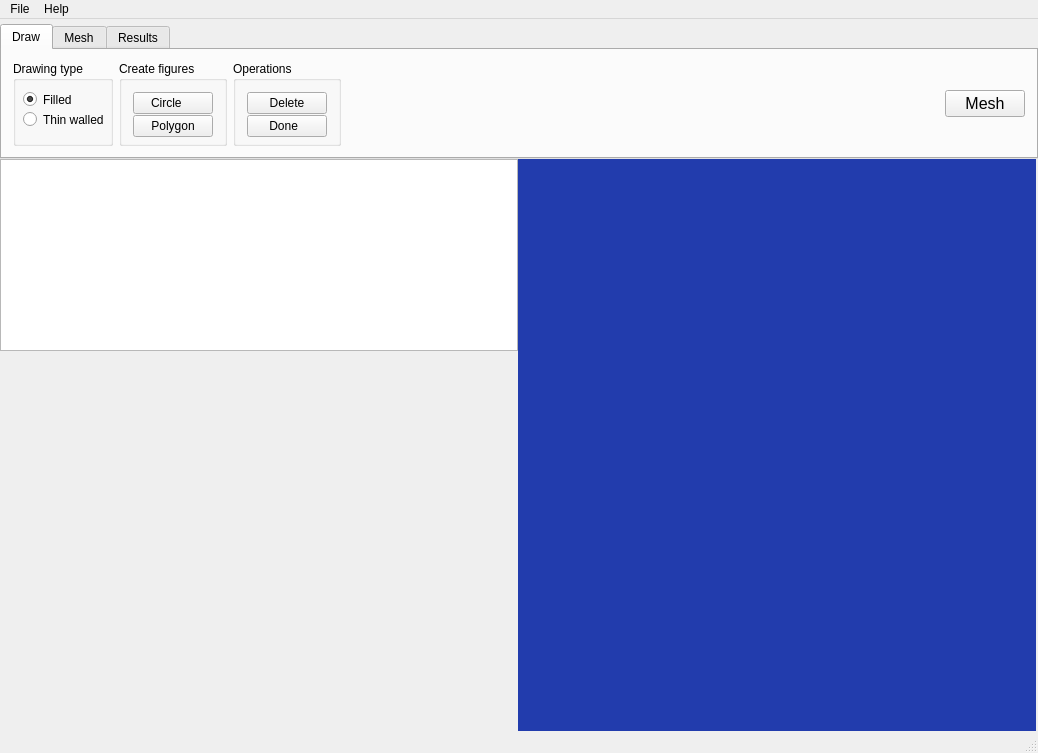
<?xml version="1.0" encoding="UTF-8"?>
<ui version="4.0">
 <class>MainWindowClass</class>
 <widget class="QMainWindow" name="MainWindowClass">
  <property name="geometry">
   <rect>
    <x>0</x>
    <y>0</y>
    <width>1038</width>
    <height>753</height>
   </rect>
  </property>
  <property name="windowTitle">
   <string>Composite Crossection Calculation</string>
  </property>
  <property name="autoFillBackground">
   <bool>false</bool>
  </property>
  <widget class="QWidget" name="centralWidget">
   <layout class="QGridLayout" name="gridLayout">
    <property name="leftMargin">
     <number>0</number>
    </property>
    <property name="topMargin">
     <number>5</number>
    </property>
    <property name="rightMargin">
     <number>0</number>
    </property>
    <property name="bottomMargin">
     <number>0</number>
    </property>
    <property name="spacing">
     <number>0</number>
    </property>
    <item row="0" column="0">
     <layout class="QVBoxLayout" name="verticalLayout">
      <property name="spacing">
       <number>0</number>
      </property>
      <item>
       <widget class="QTabWidget" name="tabWidget">
        <property name="sizePolicy">
         <sizepolicy hsizetype="Expanding" vsizetype="Expanding">
          <horstretch>0</horstretch>
          <verstretch>0</verstretch>
         </sizepolicy>
        </property>
        <property name="maximumSize">
         <size>
          <width>16777215</width>
          <height>135</height>
         </size>
        </property>
        <property name="tabShape">
         <enum>QTabWidget::Rounded</enum>
        </property>
        <property name="currentIndex">
         <number>0</number>
        </property>
        <property name="elideMode">
         <enum>Qt::ElideLeft</enum>
        </property>
        <property name="documentMode">
         <bool>false</bool>
        </property>
        <property name="tabsClosable">
         <bool>false</bool>
        </property>
        <property name="movable">
         <bool>false</bool>
        </property>
        <widget class="QWidget" name="drawTab">
         <property name="maximumSize">
          <size>
           <width>16777215</width>
           <height>16777215</height>
          </size>
         </property>
         <property name="autoFillBackground">
          <bool>false</bool>
         </property>
         <attribute name="icon">
          <iconset resource="mainwindow.qrc">
           <normaloff>:/menu_tabs/images/pencil.png</normaloff>:/menu_tabs/images/pencil.png</iconset>
         </attribute>
         <attribute name="title">
          <string>Draw</string>
         </attribute>
         <layout class="QHBoxLayout" name="horizontalLayout_4">
          <item>
           <widget class="QGroupBox" name="groupBox_7">
            <property name="minimumSize">
             <size>
              <width>100</width>
              <height>0</height>
             </size>
            </property>
            <property name="title">
             <string>Drawing type</string>
            </property>
            <widget class="QRadioButton" name="Thin">
             <property name="geometry">
              <rect>
               <x>10</x>
               <y>50</y>
               <width>82</width>
               <height>17</height>
              </rect>
             </property>
             <property name="text">
              <string>Thin walled</string>
             </property>
             <property name="checked">
              <bool>false</bool>
             </property>
             <attribute name="buttonGroup">
              <string notr="true">drawingTypeButtonGroup</string>
             </attribute>
            </widget>
            <widget class="QRadioButton" name="Filled">
             <property name="geometry">
              <rect>
               <x>10</x>
               <y>30</y>
               <width>61</width>
               <height>17</height>
              </rect>
             </property>
             <property name="text">
              <string>Filled</string>
             </property>
             <property name="checked">
              <bool>true</bool>
             </property>
             <attribute name="buttonGroup">
              <string notr="true">drawingTypeButtonGroup</string>
             </attribute>
            </widget>
           </widget>
          </item>
          <item>
           <widget class="QGroupBox" name="groupBox_2">
            <property name="minimumSize">
             <size>
              <width>100</width>
              <height>0</height>
             </size>
            </property>
            <property name="title">
             <string>Create figures</string>
            </property>
            <layout class="QVBoxLayout" name="verticalLayout_2">
             <item>
              <widget class="QPushButton" name="Circle">
               <property name="minimumSize">
                <size>
                 <width>0</width>
                 <height>22</height>
                </size>
               </property>
               <property name="autoFillBackground">
                <bool>false</bool>
               </property>
               <property name="text">
                <string>Circle    </string>
               </property>
               <property name="icon">
                <iconset resource="mainwindow.qrc">
                 <normaloff>:/menu_draw/images/circle-m.png</normaloff>:/menu_draw/images/circle-m.png</iconset>
               </property>
               <property name="checkable">
                <bool>false</bool>
               </property>
              </widget>
             </item>
             <item>
              <widget class="QPushButton" name="Polygon">
               <property name="sizePolicy">
                <sizepolicy hsizetype="Minimum" vsizetype="Minimum">
                 <horstretch>0</horstretch>
                 <verstretch>0</verstretch>
                </sizepolicy>
               </property>
               <property name="minimumSize">
                <size>
                 <width>0</width>
                 <height>22</height>
                </size>
               </property>
               <property name="text">
                <string>Polygon</string>
               </property>
               <property name="icon">
                <iconset resource="mainwindow.qrc">
                 <normaloff>:/menu_draw/images/polygon-m.png</normaloff>:/menu_draw/images/polygon-m.png</iconset>
               </property>
              </widget>
             </item>
            </layout>
           </widget>
          </item>
          <item>
           <widget class="QGroupBox" name="groupBox">
            <property name="minimumSize">
             <size>
              <width>100</width>
              <height>0</height>
             </size>
            </property>
            <property name="title">
             <string>Operations</string>
            </property>
            <layout class="QVBoxLayout" name="verticalLayout_4">
             <item>
              <widget class="QPushButton" name="Delete">
               <property name="minimumSize">
                <size>
                 <width>0</width>
                 <height>22</height>
                </size>
               </property>
               <property name="text">
                <string>Delete</string>
               </property>
               <property name="icon">
                <iconset resource="mainwindow.qrc">
                 <normaloff>:/menu_draw/images/delete.png</normaloff>:/menu_draw/images/delete.png</iconset>
               </property>
              </widget>
             </item>
             <item>
              <widget class="QPushButton" name="pushButton">
               <property name="minimumSize">
                <size>
                 <width>0</width>
                 <height>22</height>
                </size>
               </property>
               <property name="text">
                <string>Done  </string>
               </property>
               <property name="icon">
                <iconset resource="mainwindow.qrc">
                 <normaloff>:/menu_draw/images/accept.png</normaloff>:/menu_draw/images/accept.png</iconset>
               </property>
              </widget>
             </item>
            </layout>
           </widget>
          </item>
          <item>
           <spacer name="horizontalSpacer_2">
            <property name="orientation">
             <enum>Qt::Horizontal</enum>
            </property>
            <property name="sizeHint" stdset="0">
             <size>
              <width>40</width>
              <height>20</height>
             </size>
            </property>
           </spacer>
          </item>
          <item>
           <widget class="QPushButton" name="nextModeMesh">
            <property name="font">
             <font>
              <pointsize>12</pointsize>
             </font>
            </property>
            <property name="text">
             <string>Mesh</string>
            </property>
            <property name="icon">
             <iconset resource="mainwindow.qrc">
              <normaloff>:/menu_draw/images/next-m.png</normaloff>:/menu_draw/images/next-m.png</iconset>
            </property>
            <property name="iconSize">
             <size>
              <width>78</width>
              <height>128</height>
             </size>
            </property>
            <property name="autoDefault">
             <bool>false</bool>
            </property>
            <property name="default">
             <bool>false</bool>
            </property>
            <property name="flat">
             <bool>false</bool>
            </property>
           </widget>
          </item>
         </layout>
        </widget>
        <widget class="QWidget" name="meshTab">
         <attribute name="icon">
          <iconset resource="mainwindow.qrc">
           <normaloff>:/menu_tabs/images/mesh-m.png</normaloff>:/menu_tabs/images/mesh-m.png</iconset>
         </attribute>
         <attribute name="title">
          <string>Mesh</string>
         </attribute>
         <layout class="QHBoxLayout" name="horizontalLayout_3">
          <item>
           <widget class="QGroupBox" name="groupBox_5">
            <property name="maximumSize">
             <size>
              <width>220</width>
              <height>16777215</height>
             </size>
            </property>
            <property name="title">
             <string>Element Size</string>
            </property>
            <layout class="QGridLayout" name="gridLayout_2">
             <item row="2" column="0">
              <widget class="QLabel" name="label_2">
               <property name="text">
                <string>Maximum</string>
               </property>
              </widget>
             </item>
             <item row="2" column="2">
              <widget class="QPushButton" name="defaultMeshOpts">
               <property name="text">
                <string>Default</string>
               </property>
              </widget>
             </item>
             <item row="2" column="1">
              <widget class="QLineEdit" name="maxElementSize">
               <property name="text">
                <string>1e+22</string>
               </property>
              </widget>
             </item>
             <item row="1" column="0">
              <widget class="QLabel" name="label">
               <property name="text">
                <string>Minimum</string>
               </property>
              </widget>
             </item>
             <item row="1" column="1">
              <widget class="QLineEdit" name="minElementSize">
               <property name="text">
                <string>0</string>
               </property>
              </widget>
             </item>
            </layout>
           </widget>
          </item>
          <item>
           <widget class="QGroupBox" name="groupBox_6">
            <property name="minimumSize">
             <size>
              <width>200</width>
              <height>0</height>
             </size>
            </property>
            <property name="maximumSize">
             <size>
              <width>250</width>
              <height>16777215</height>
             </size>
            </property>
            <property name="title">
             <string>Custom Arguments</string>
            </property>
            <layout class="QHBoxLayout" name="horizontalLayout">
             <item>
              <widget class="QLineEdit" name="customArgs">
               <property name="minimumSize">
                <size>
                 <width>0</width>
                 <height>0</height>
                </size>
               </property>
               <property name="maximumSize">
                <size>
                 <width>16777215</width>
                 <height>16777215</height>
                </size>
               </property>
              </widget>
             </item>
            </layout>
           </widget>
          </item>
          <item>
           <spacer name="horizontalSpacer">
            <property name="orientation">
             <enum>Qt::Horizontal</enum>
            </property>
            <property name="sizeHint" stdset="0">
             <size>
              <width>40</width>
              <height>20</height>
             </size>
            </property>
           </spacer>
          </item>
          <item>
           <widget class="QPushButton" name="reMesh">
            <property name="font">
             <font>
              <pointsize>12</pointsize>
             </font>
            </property>
            <property name="text">
             <string>ReMesh</string>
            </property>
            <property name="icon">
             <iconset resource="mainwindow.qrc">
              <normaloff>:/menu_draw/images/redo-m.png</normaloff>:/menu_draw/images/redo-m.png</iconset>
            </property>
            <property name="iconSize">
             <size>
              <width>78</width>
              <height>72</height>
             </size>
            </property>
           </widget>
          </item>
          <item>
           <widget class="QPushButton" name="nextModeSolve">
            <property name="font">
             <font>
              <pointsize>12</pointsize>
             </font>
            </property>
            <property name="text">
             <string>Solve</string>
            </property>
            <property name="icon">
             <iconset resource="mainwindow.qrc">
              <normaloff>:/menu_draw/images/next-m.png</normaloff>:/menu_draw/images/next-m.png</iconset>
            </property>
            <property name="iconSize">
             <size>
              <width>78</width>
              <height>128</height>
             </size>
            </property>
           </widget>
          </item>
         </layout>
        </widget>
        <widget class="QWidget" name="resultsTab">
         <attribute name="icon">
          <iconset resource="mainwindow.qrc">
           <normaloff>:/menu_tabs/images/result-m.png</normaloff>:/menu_tabs/images/result-m.png</iconset>
         </attribute>
         <attribute name="title">
          <string>Results</string>
         </attribute>
         <widget class="QGroupBox" name="groupBox_3">
          <property name="geometry">
           <rect>
            <x>10</x>
            <y>10</y>
            <width>90</width>
            <height>73</height>
           </rect>
          </property>
          <property name="title">
           <string>Show/Hide</string>
          </property>
          <layout class="QVBoxLayout" name="verticalLayout_5">
           <item>
            <widget class="QCheckBox" name="meshVisible">
             <property name="text">
              <string>Mesh</string>
             </property>
             <property name="checked">
              <bool>true</bool>
             </property>
            </widget>
           </item>
           <item>
            <widget class="QCheckBox" name="resultVisible">
             <property name="text">
              <string>Result</string>
             </property>
             <property name="checked">
              <bool>true</bool>
             </property>
            </widget>
           </item>
          </layout>
         </widget>
         <widget class="QGroupBox" name="groupBox_4">
          <property name="geometry">
           <rect>
            <x>120</x>
            <y>10</y>
            <width>56</width>
            <height>73</height>
           </rect>
          </property>
          <property name="title">
           <string>Overlay</string>
          </property>
          <layout class="QVBoxLayout" name="verticalLayout_6">
           <item>
            <widget class="QRadioButton" name="radioButton">
             <property name="text">
              <string>2D</string>
             </property>
            </widget>
           </item>
           <item>
            <widget class="QRadioButton" name="radioButton_2">
             <property name="text">
              <string>3D</string>
             </property>
            </widget>
           </item>
          </layout>
         </widget>
        </widget>
       </widget>
      </item>
      <item>
       <layout class="QHBoxLayout" name="treeAndVTK">
        <property name="spacing">
         <number>0</number>
        </property>
        <property name="topMargin">
         <number>0</number>
        </property>
        <property name="rightMargin">
         <number>2</number>
        </property>
        <item>
         <layout class="QVBoxLayout" name="verticalLayout_3">
          <property name="spacing">
           <number>0</number>
          </property>
          <item>
           <widget class="QTreeView" name="treeViewOld">
            <property name="visible">
             <bool>false</bool>
            </property>
           </widget>
          </item>
          <item>
           <widget class="LeftWidgetResult" name="leftWidgetResult" native="true">
            <property name="sizePolicy">
             <sizepolicy hsizetype="Preferred" vsizetype="Expanding">
              <horstretch>200</horstretch>
              <verstretch>0</verstretch>
             </sizepolicy>
            </property>
            <property name="minimumSize">
             <size>
              <width>200</width>
              <height>100</height>
             </size>
            </property>
           </widget>
          </item>
          <item>
           <widget class="LeftWidgetPaint" name="leftWidgetPaint" native="true">
            <property name="sizePolicy">
             <sizepolicy hsizetype="Preferred" vsizetype="Expanding">
              <horstretch>200</horstretch>
              <verstretch>0</verstretch>
             </sizepolicy>
            </property>
            <property name="minimumSize">
             <size>
              <width>200</width>
              <height>100</height>
             </size>
            </property>
           </widget>
          </item>
         </layout>
        </item>
        <item>
         <widget class="GraphicsView" name="GraphicsWidget" native="true">
          <property name="sizePolicy">
           <sizepolicy hsizetype="Expanding" vsizetype="Expanding">
            <horstretch>0</horstretch>
            <verstretch>0</verstretch>
           </sizepolicy>
          </property>
          <property name="palette">
           <palette>
            <active>
             <colorrole role="Base">
              <brush brushstyle="SolidPattern">
               <color alpha="255">
                <red>255</red>
                <green>255</green>
                <blue>255</blue>
               </color>
              </brush>
             </colorrole>
             <colorrole role="Window">
              <brush brushstyle="SolidPattern">
               <color alpha="255">
                <red>34</red>
                <green>60</green>
                <blue>173</blue>
               </color>
              </brush>
             </colorrole>
            </active>
            <inactive>
             <colorrole role="Base">
              <brush brushstyle="SolidPattern">
               <color alpha="255">
                <red>255</red>
                <green>255</green>
                <blue>255</blue>
               </color>
              </brush>
             </colorrole>
             <colorrole role="Window">
              <brush brushstyle="SolidPattern">
               <color alpha="255">
                <red>34</red>
                <green>60</green>
                <blue>173</blue>
               </color>
              </brush>
             </colorrole>
            </inactive>
            <disabled>
             <colorrole role="Base">
              <brush brushstyle="SolidPattern">
               <color alpha="255">
                <red>34</red>
                <green>60</green>
                <blue>173</blue>
               </color>
              </brush>
             </colorrole>
             <colorrole role="Window">
              <brush brushstyle="SolidPattern">
               <color alpha="255">
                <red>34</red>
                <green>60</green>
                <blue>173</blue>
               </color>
              </brush>
             </colorrole>
            </disabled>
           </palette>
          </property>
          <property name="autoFillBackground">
           <bool>true</bool>
          </property>
         </widget>
        </item>
       </layout>
      </item>
     </layout>
    </item>
   </layout>
  </widget>
  <widget class="QMenuBar" name="menuBar">
   <property name="geometry">
    <rect>
     <x>0</x>
     <y>0</y>
     <width>1038</width>
     <height>21</height>
    </rect>
   </property>
   <property name="nativeMenuBar">
    <bool>true</bool>
   </property>
   <widget class="QMenu" name="menuFile">
    <property name="title">
     <string>File</string>
    </property>
    <addaction name="actionOpen"/>
    <addaction name="actionSave"/>
   </widget>
   <widget class="QMenu" name="menuHelp">
    <property name="title">
     <string>Help</string>
    </property>
   </widget>
   <addaction name="menuFile"/>
   <addaction name="menuHelp"/>
  </widget>
  <widget class="QStatusBar" name="statusBar">
   <property name="enabled">
    <bool>false</bool>
   </property>
  </widget>
  <action name="actionOpen">
   <property name="text">
    <string>Open</string>
   </property>
  </action>
  <action name="actionSave">
   <property name="text">
    <string>Save</string>
   </property>
  </action>
 </widget>
 <layoutdefault spacing="6" margin="11"/>
 <customwidgets>
  <customwidget>
   <class>GraphicsView</class>
   <extends>QWidget</extends>
   <header location="global">GraphicsView.h</header>
   <container>1</container>
   <slots>
    <slot>enterPressed()</slot>
   </slots>
  </customwidget>
  <customwidget>
   <class>LeftWidgetResult</class>
   <extends>QWidget</extends>
   <header>LeftWidgetResult.h</header>
   <container>1</container>
  </customwidget>
  <customwidget>
   <class>LeftWidgetPaint</class>
   <extends>QWidget</extends>
   <header>LeftWidgetPaint.h</header>
   <container>1</container>
  </customwidget>
 </customwidgets>
 <resources>
  <include location="mainwindow.qrc"/>
 </resources>
 <connections>
  <connection>
   <sender>actionOpen</sender>
   <signal>triggered()</signal>
   <receiver>MainWindowClass</receiver>
   <slot>openFile()</slot>
   <hints>
    <hint type="sourcelabel">
     <x>-1</x>
     <y>-1</y>
    </hint>
    <hint type="destinationlabel">
     <x>81</x>
     <y>63</y>
    </hint>
   </hints>
  </connection>
  <connection>
   <sender>actionSave</sender>
   <signal>triggered()</signal>
   <receiver>MainWindowClass</receiver>
   <slot>saveFile()</slot>
   <hints>
    <hint type="sourcelabel">
     <x>-1</x>
     <y>-1</y>
    </hint>
    <hint type="destinationlabel">
     <x>438</x>
     <y>289</y>
    </hint>
   </hints>
  </connection>
  <connection>
   <sender>Delete</sender>
   <signal>clicked()</signal>
   <receiver>MainWindowClass</receiver>
   <slot>deleteEntity()</slot>
   <hints>
    <hint type="sourcelabel">
     <x>247</x>
     <y>105</y>
    </hint>
    <hint type="destinationlabel">
     <x>414</x>
     <y>299</y>
    </hint>
   </hints>
  </connection>
  <connection>
   <sender>Polygon</sender>
   <signal>clicked()</signal>
   <receiver>MainWindowClass</receiver>
   <slot>addPolygon()</slot>
   <hints>
    <hint type="sourcelabel">
     <x>207</x>
     <y>138</y>
    </hint>
    <hint type="destinationlabel">
     <x>132</x>
     <y>91</y>
    </hint>
   </hints>
  </connection>
  <connection>
   <sender>tabWidget</sender>
   <signal>tabBarClicked(int)</signal>
   <receiver>MainWindowClass</receiver>
   <slot>setMode(int)</slot>
   <hints>
    <hint type="sourcelabel">
     <x>47</x>
     <y>47</y>
    </hint>
    <hint type="destinationlabel">
     <x>8</x>
     <y>42</y>
    </hint>
   </hints>
  </connection>
  <connection>
   <sender>Circle</sender>
   <signal>clicked()</signal>
   <receiver>MainWindowClass</receiver>
   <slot>addCircle()</slot>
   <hints>
    <hint type="sourcelabel">
     <x>207</x>
     <y>107</y>
    </hint>
    <hint type="destinationlabel">
     <x>117</x>
     <y>38</y>
    </hint>
   </hints>
  </connection>
  <connection>
   <sender>nextModeMesh</sender>
   <signal>clicked()</signal>
   <receiver>MainWindowClass</receiver>
   <slot>setMeshMode()</slot>
   <hints>
    <hint type="sourcelabel">
     <x>1023</x>
     <y>148</y>
    </hint>
    <hint type="destinationlabel">
     <x>882</x>
     <y>35</y>
    </hint>
   </hints>
  </connection>
  <connection>
   <sender>nextModeSolve</sender>
   <signal>clicked()</signal>
   <receiver>MainWindowClass</receiver>
   <slot>setResultMode()</slot>
   <hints>
    <hint type="sourcelabel">
     <x>1023</x>
     <y>148</y>
    </hint>
    <hint type="destinationlabel">
     <x>854</x>
     <y>35</y>
    </hint>
   </hints>
  </connection>
  <connection>
   <sender>reMesh</sender>
   <signal>clicked()</signal>
   <receiver>MainWindowClass</receiver>
   <slot>setMeshMode()</slot>
   <hints>
    <hint type="sourcelabel">
     <x>775</x>
     <y>128</y>
    </hint>
    <hint type="destinationlabel">
     <x>736</x>
     <y>22</y>
    </hint>
   </hints>
  </connection>
  <connection>
   <sender>minElementSize</sender>
   <signal>editingFinished()</signal>
   <receiver>MainWindowClass</receiver>
   <slot>setMinElementSize()</slot>
   <hints>
    <hint type="sourcelabel">
     <x>130</x>
     <y>95</y>
    </hint>
    <hint type="destinationlabel">
     <x>0</x>
     <y>101</y>
    </hint>
   </hints>
  </connection>
  <connection>
   <sender>maxElementSize</sender>
   <signal>editingFinished()</signal>
   <receiver>MainWindowClass</receiver>
   <slot>setMaxElementSize()</slot>
   <hints>
    <hint type="sourcelabel">
     <x>101</x>
     <y>125</y>
    </hint>
    <hint type="destinationlabel">
     <x>0</x>
     <y>129</y>
    </hint>
   </hints>
  </connection>
  <connection>
   <sender>customArgs</sender>
   <signal>editingFinished()</signal>
   <receiver>MainWindowClass</receiver>
   <slot>setCustomArguments()</slot>
   <hints>
    <hint type="sourcelabel">
     <x>475</x>
     <y>120</y>
    </hint>
    <hint type="destinationlabel">
     <x>418</x>
     <y>24</y>
    </hint>
   </hints>
  </connection>
  <connection>
   <sender>defaultMeshOpts</sender>
   <signal>clicked()</signal>
   <receiver>MainWindowClass</receiver>
   <slot>resetMeshOptions()</slot>
   <hints>
    <hint type="sourcelabel">
     <x>221</x>
     <y>132</y>
    </hint>
    <hint type="destinationlabel">
     <x>303</x>
     <y>24</y>
    </hint>
   </hints>
  </connection>
  <connection>
   <sender>meshVisible</sender>
   <signal>toggled(bool)</signal>
   <receiver>MainWindowClass</receiver>
   <slot>setMeshVisible(bool)</slot>
   <hints>
    <hint type="sourcelabel">
     <x>47</x>
     <y>100</y>
    </hint>
    <hint type="destinationlabel">
     <x>0</x>
     <y>81</y>
    </hint>
   </hints>
  </connection>
  <connection>
   <sender>resultVisible</sender>
   <signal>toggled(bool)</signal>
   <receiver>MainWindowClass</receiver>
   <slot>setResultVisible(bool)</slot>
   <hints>
    <hint type="sourcelabel">
     <x>63</x>
     <y>115</y>
    </hint>
    <hint type="destinationlabel">
     <x>234</x>
     <y>22</y>
    </hint>
   </hints>
  </connection>
  <connection>
   <sender>MainWindowClass</sender>
   <signal>meshVisible(bool)</signal>
   <receiver>meshVisible</receiver>
   <slot>setChecked(bool)</slot>
   <hints>
    <hint type="sourcelabel">
     <x>489</x>
     <y>390</y>
    </hint>
    <hint type="destinationlabel">
     <x>57</x>
     <y>93</y>
    </hint>
   </hints>
  </connection>
  <connection>
   <sender>MainWindowClass</sender>
   <signal>resultVisible(bool)</signal>
   <receiver>resultVisible</receiver>
   <slot>setChecked(bool)</slot>
   <hints>
    <hint type="sourcelabel">
     <x>489</x>
     <y>390</y>
    </hint>
    <hint type="destinationlabel">
     <x>57</x>
     <y>116</y>
    </hint>
   </hints>
  </connection>
  <connection>
   <sender>pushButton</sender>
   <signal>clicked()</signal>
   <receiver>GraphicsWidget</receiver>
   <slot>enterPressed()</slot>
   <hints>
    <hint type="sourcelabel">
     <x>313</x>
     <y>137</y>
    </hint>
    <hint type="destinationlabel">
     <x>310</x>
     <y>411</y>
    </hint>
   </hints>
  </connection>
  <connection>
   <sender>Filled</sender>
   <signal>toggled(bool)</signal>
   <receiver>MainWindowClass</receiver>
   <slot>setDrawTypeFilled(bool)</slot>
   <hints>
    <hint type="sourcelabel">
     <x>52</x>
     <y>99</y>
    </hint>
    <hint type="destinationlabel">
     <x>518</x>
     <y>376</y>
    </hint>
   </hints>
  </connection>
  <connection>
   <sender>Thin</sender>
   <signal>toggled(bool)</signal>
   <receiver>MainWindowClass</receiver>
   <slot>setDrawTypeThin(bool)</slot>
   <hints>
    <hint type="sourcelabel">
     <x>62</x>
     <y>119</y>
    </hint>
    <hint type="destinationlabel">
     <x>518</x>
     <y>376</y>
    </hint>
   </hints>
  </connection>
 </connections>
 <slots>
  <signal>meshVisible(bool)</signal>
  <signal>resultVisible(bool)</signal>
  <slot>openFile()</slot>
  <slot>deleteEntity()</slot>
  <slot>addPolygon()</slot>
  <slot>addRectangle()</slot>
  <slot>setMode(int)</slot>
  <slot>addCircle()</slot>
  <slot>saveFile()</slot>
  <slot>setMeshMode()</slot>
  <slot>setResultMode()</slot>
  <slot>setMinElementSize()</slot>
  <slot>setMaxElementSize()</slot>
  <slot>setCustomArguments()</slot>
  <slot>resetMeshOptions()</slot>
  <slot>setMeshVisible(bool)</slot>
  <slot>setResultVisible(bool)</slot>
  <slot>setDrawTypeThin(bool)</slot>
  <slot>setDrawTypeFilled(bool)</slot>
 </slots>
 <buttongroups>
  <buttongroup name="drawingTypeButtonGroup"/>
 </buttongroups>
</ui>
